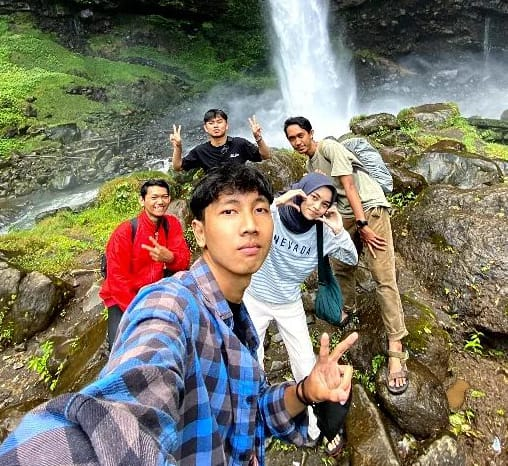
#> input picture aadc.jpeg, 508 x 466 px
$ python 'prak9.4(2).py'   (older library calls are emulated)
#> lines starting #> are read from the running program, lines starting #| are printed output that depends on the picture

import cv2

img = cv2.imread('aadc.jpeg', 0)
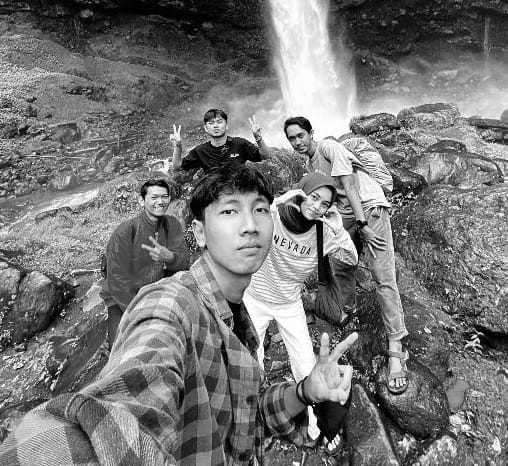
#> img: shape (466, 508); min 0, max 255, mean 118.1

blur = cv2.GaussianBlur(img, (3, 3), 0)

laplacian = cv2.Laplacian(blur, cv2.CV_64F)
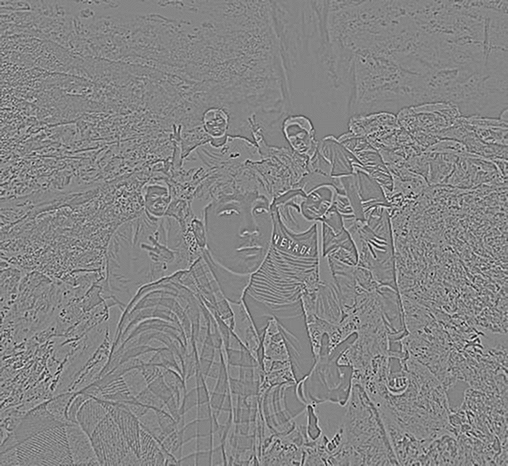
#> laplacian: shape (466, 508) float64; min -155, max 141, mean 0; drawn with min black and max white
laplacian1 = laplacian / laplacian.max()

cv2.imshow('laplacian-gaussian', laplacian1)
cv2.waitKey(0)
cv2.destroyAllWindows()
